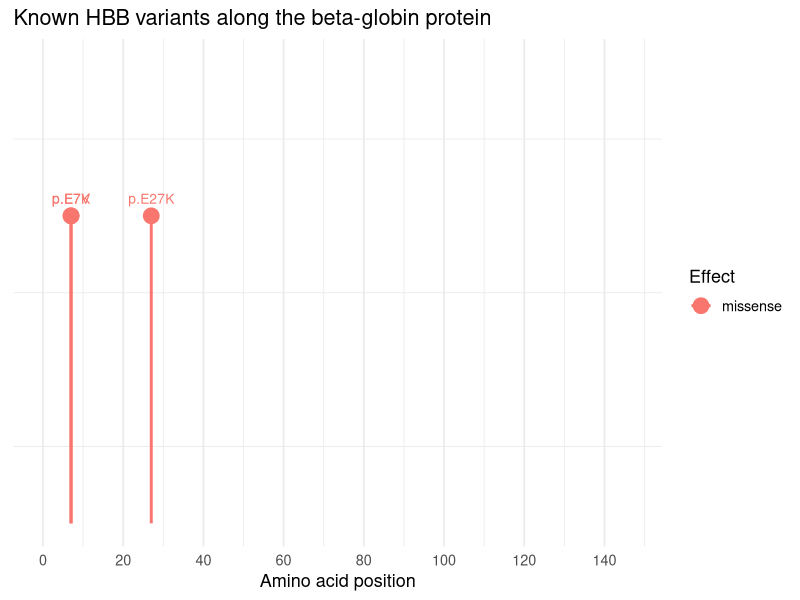
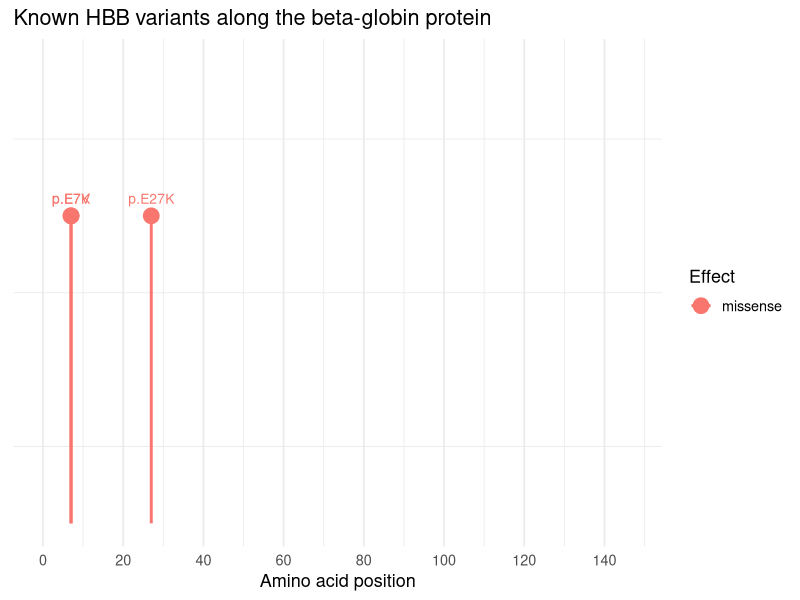

Reproduce these figures in R, in order.
library(ggplot2)


df<-read.csv("results/variants.csv")
p <- ggplot(df, aes(x = codon_number, y = 1, colour = effect)) +
  geom_segment(aes(xend = codon_number, yend = 0), linewidth = 1) +
  geom_point(size = 5) +
  geom_text(aes(label = protein_change), vjust = -1.2, size = 3.5,
            show.legend = FALSE) +
  scale_x_continuous(limits = c(0, 147), breaks = seq(0, 140, 20)) +
  ylim(0, 1.5) +
  labs(title = "Known HBB variants along the beta-globin protein",
       x = "Amino acid position", y = NULL, colour = "Effect") +
  theme_minimal(base_size = 13) +
  theme(axis.text.y = element_blank(),
        panel.grid.major.y = element_blank())

ggsave("results/hbb_variant_map.png", p, width = 9, height = 3.5, dpi = 300)
p
